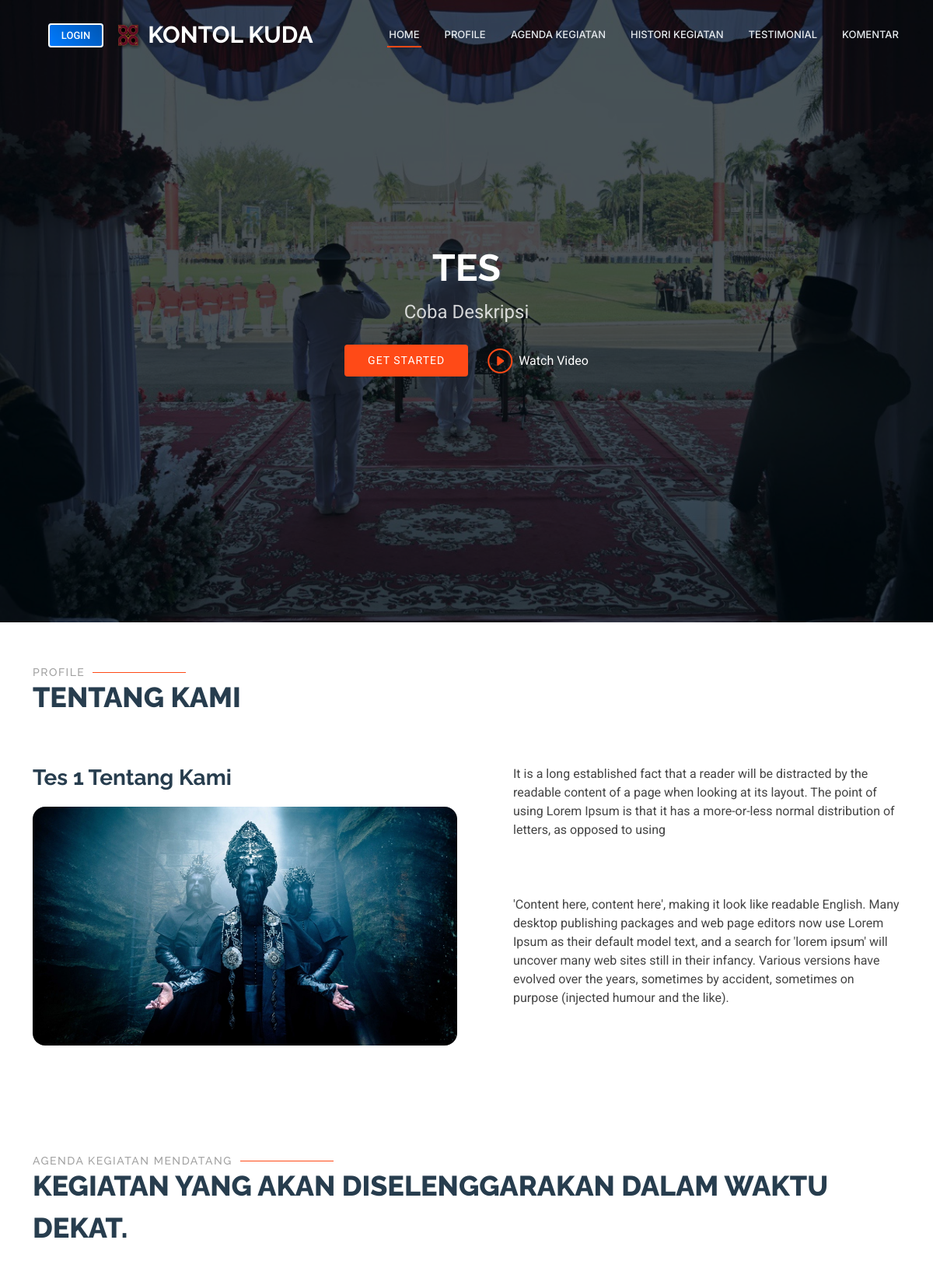
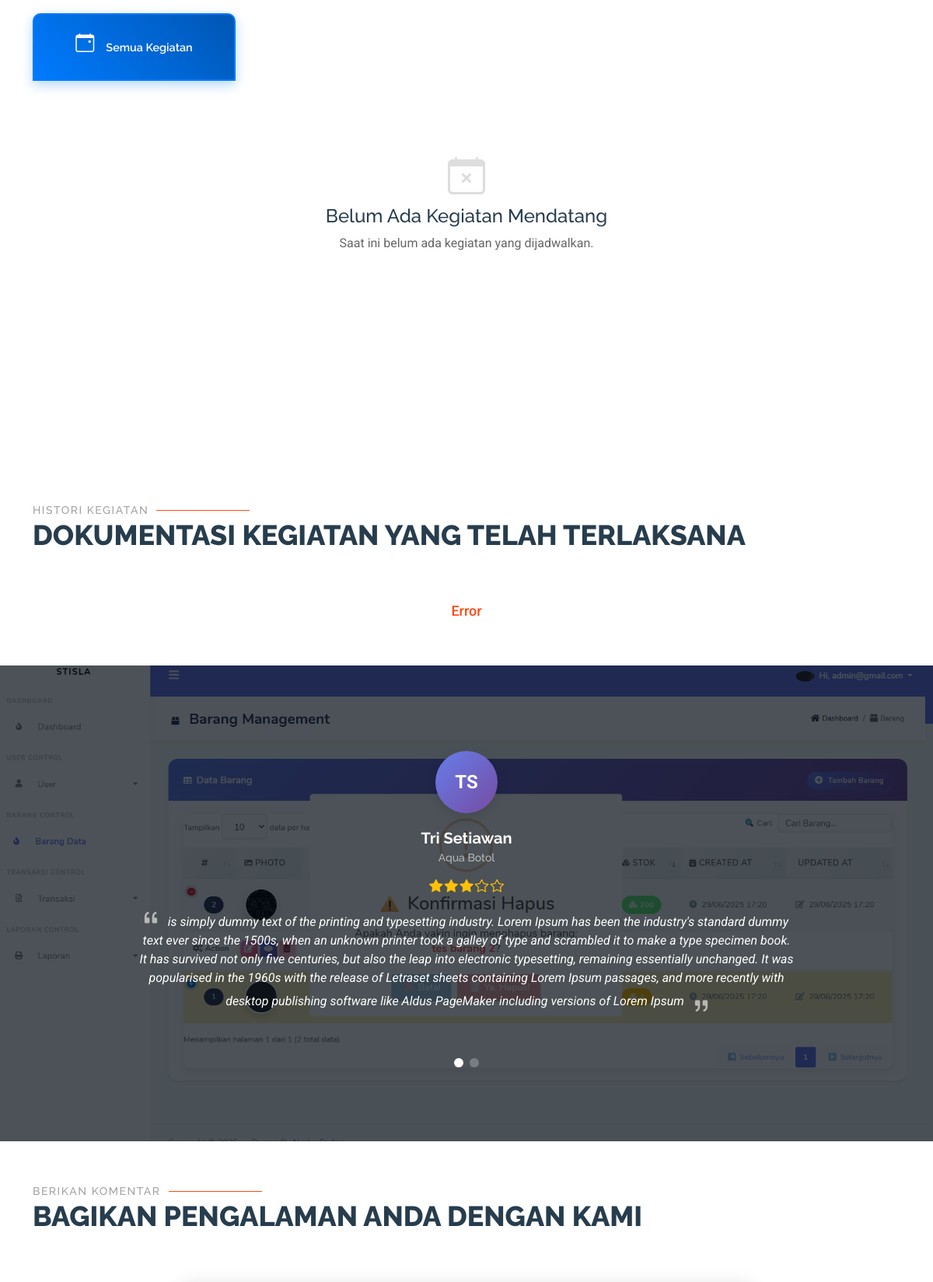
The page / (upper part) on the database its author committed (2 pictures, top to bottom).
### tables this page shows
CREATE TABLE `tb_appsetting` (
  `id_appsetting` bigint(11) NOT NULL,
  `name` varchar(255) NOT NULL,
  `logo` text DEFAULT NULL,
  `name_header` varchar(255) DEFAULT NULL,
  `description_header` varchar(255) DEFAULT NULL,
  `background_header` text DEFAULT NULL,
  `video_header` text DEFAULT NULL,
  `foto_tentang_kami` text DEFAULT NULL,
  `judul_tentang_kami` varchar(255) DEFAULT NULL,
  `deskripsi_tentang_kami` text DEFAULT NULL,
  `background_testimonial` varchar(255) DEFAULT '',
  `alamat` text DEFAULT '\'\'',
  `phone` varchar(50) DEFAULT '',
  `email` varchar(100) DEFAULT '',
  `twitter_link` varchar(255) DEFAULT '',
  `facebook_link` varchar(255) DEFAULT '',
  `instagram_link` varchar(255) DEFAULT ''
);

CREATE TABLE `tb_komentar` (
  `id_komentar` bigint(11) NOT NULL,
  `nama` varchar(255) NOT NULL,
  `instansi` varchar(255) NOT NULL,
  `rating` int(11) NOT NULL,
  `komentar` text NOT NULL,
  `isShow` enum('true','false','','') NOT NULL
);

### controller/HomeController.php (called while the page is built, shortened)
<?php
function getAppSetting($pdo)
{
    try {
        $sql = "SELECT * FROM tb_appsetting ORDER BY id_appsetting DESC LIMIT 1";
        $stmt = $pdo->prepare($sql);
        $stmt->execute();
        $result = $stmt->fetch(PDO::FETCH_ASSOC);
        return $result;
    } catch (Exception $e) {
        return [
            'id_appsetting' => 0,
            'name' => 'Sumbar Protokol INTEGRETED',
            'logo' => 'favicon.ico'
        ];
    }
}

### controller/KomentarController.php (called while the page is built, shortened)
<?php
function getTestimonials($pdo)
{
    try {
        $sql = "SELECT * FROM tb_komentar WHERE isShow = 'true' ORDER BY id_komentar DESC";
        $stmt = $pdo->prepare($sql);
        $stmt->execute();
        return $stmt->fetchAll(PDO::FETCH_ASSOC);
    } catch (Exception $e) {
        return [];
    }
}

### index.php (the view, shortened to what this page needs)
<?php
include 'db/koneksi.php';
include 'controller/HomeController.php';
include 'controller/KomentarController.php';
$appSetting = getAppSetting($pdo);
$testimonials = getTestimonials($pdo);
?>
<!DOCTYPE html>
<html lang="en">
<head>
  <link href="assets/vendor/bootstrap/css/bootstrap.min.css" rel="stylesheet">
  <link href="assets/vendor/bootstrap-icons/bootstrap-icons.css" rel="stylesheet">
  <link href="assets/vendor/aos/aos.css" rel="stylesheet">
  <link href="assets/vendor/glightbox/css/glightbox.min.css" rel="stylesheet">
  <link href="assets/vendor/swiper/swiper-bundle.min.css" rel="stylesheet">
  <link href="assets/css/main.css" rel="stylesheet">
</head>
<body class="index-page">
  <header id="header" class="header d-flex align-items-center fixed-top">
    <div class="container-fluid container-xl position-relative d-flex align-items-center">
      <a href="index.php" class="logo d-flex align-items-center me-auto">
        <?php if (!empty($appSetting['logo']) && $appSetting['logo'] !== 'favicon.ico'): ?>
          <img src="assets/img/favicon/<?php echo htmlspecialchars($appSetting['logo']); ?>" alt="Logo">
        <?php else: ?>
          <img src="assets/img/logo.png" alt="">
        <?php endif; ?>
        <h1 class="sitename"><?php echo htmlspecialchars($appSetting['name']); ?></h1>
      </a>
      <nav id="navmenu" class="navmenu">
        <ul>
          <li><a href="#hero" class="active">Home</a></li>
          <li><a href="#profile">Profile</a></li>
          <li><a href="#agenda_kegiatan">Agenda Kegiatan</a></li>
          <li><a href="#portfolio">Histori Kegiatan</a></li>
          <li><a href="#testimonials">Testimonial</a></li>
          <li><a href="#komentar">Komentar</a></li>
        </ul>
      </nav>
      <div id="loginSection">
        <a class="cta-btn login-btn" href="#" data-bs-toggle="modal" data-bs-target="#loginModal">Login</a>
      </div>
    </div>
  </header>
  <main class="main">
    <section id="hero" class="hero section dark-background">
      <img src="assets/img/appsetting/<?php echo $appSetting['background_header'] ? htmlspecialchars($appSetting['background_header']) : "-"; ?>" alt="" data-aos="fade-in">
      <div class="container d-flex flex-column align-items-center">
        <h2 data-aos="fade-up" data-aos-delay="100">
          <?php echo $appSetting['name_header'] ? htmlspecialchars($appSetting['name_header']) : "-"; ?>
        </h2>
        <p data-aos="fade-up" data-aos-delay="200">
          <?php echo $appSetting['description_header'] ? htmlspecialchars($appSetting['description_header']) : "-"; ?>
        </p>
        <div class="d-flex mt-4" data-aos="fade-up" data-aos-delay="300">
          <a href="#profile" class="btn-get-started">Get Started</a>
          <?php if (!empty($appSetting['video_header']) && $appSetting['video_header'] !== '-'): ?>
            <a href="assets/img/appsetting/<?php echo htmlspecialchars($appSetting['video_header']); ?>"
              class="glightbox btn-watch-video d-flex align-items-center"
              data-type="video">
              <i class="bi bi-play-circle"></i><span>Watch Video</span>
            </a>
          <?php else: ?>
            <a href="#profile" class="btn-watch-video d-flex align-items-center">
              <i class="bi bi-info-circle"></i><span>Learn More</span>
            </a>
          <?php endif; ?>
        </div>
      </div>
    </section>
    <section id="profile" class="about section">
      <div class="container section-title" data-aos="fade-up">
        <h2>Profile</h2>
        <p>Tentang Kami</p>
      </div>
      <div class="container">
        <div class="row gy-4">
          <div class="col-lg-6" data-aos="fade-up" data-aos-delay="100">
            <?php if (!empty($appSetting['judul_tentang_kami'])): ?>
              <h3><?php echo htmlspecialchars($appSetting['judul_tentang_kami']); ?></h3>
            <?php else: ?>
              <h3>Voluptatem dignissimos provident laboris nisi ut aliquip ex ea commodo</h3>
            <?php endif; ?>
            <?php if (!empty($appSetting['foto_tentang_kami'])): ?>
              <img src="assets/img/appsetting/<?php echo htmlspecialchars($appSetting['foto_tentang_kami']); ?>" class="img-fluid rounded-4 mb-4" alt="Tentang Kami">
            <?php else: ?>
              <img src="assets/img/about.jpg" class="img-fluid rounded-4 mb-4" alt="">
            <?php endif; ?>
          </div>
          <div class="col-lg-6" data-aos="fade-up" data-aos-delay="250">
            <div class="content ps-0 ps-lg-5">
              <?php if (!empty($appSetting['deskripsi_tentang_kami'])): ?>
                <p><?php echo nl2br(htmlspecialchars($appSetting['deskripsi_tentang_kami'])); ?></p>
              <?php endif; ?>
            </div>
          </div>
        </div>
      </div>
    </section>
    <section id="agenda_kegiatan" class="features section">
      <div class="container section-title" data-aos="fade-up">
        <h2>Agenda Kegiatan Mendatang</h2>
        <p>Kegiatan yang akan diselenggarakan dalam waktu dekat.</p>
      </div>
      <div class="container">
        <ul class="nav nav-tabs row d-flex" data-aos="fade-up" data-aos-delay="100" id="kegiatanTabs">
          <li class="nav-item col-3">
            <a class="nav-link active show" data-bs-toggle="tab" data-bs-target="#kegiatan-tab-1">
              <i class="bi bi-calendar-event"></i>
              <h4 class="d-none d-lg-block">Semua Kegiatan</h4>
            </a>
          </li>
        </ul>
        <div class="tab-content" data-aos="fade-up" data-aos-delay="200" id="kegiatanTabContent">
          <div class="tab-pane fade active show" id="kegiatan-tab-1">
            <div class="row" id="kegiatanContainer">
            </div>
          </div>
        </div>
      </div>
    </section>
    <section id="portfolio" class="portfolio section">
      <div class="container section-title" data-aos="fade-up">
        <h2>Histori Kegiatan</h2>
        <p>Dokumentasi kegiatan yang telah terlaksana</p>
      </div>
      <div class="container">
        <div class="isotope-layout" data-default-filter="*" data-layout="masonry" data-sort="original-order">
          <ul class="portfolio-filters isotope-filters" data-aos="fade-up" data-aos-delay="100">
          </ul>
        </div>
      </div>
    </section>
    <section id="testimonials" class="testimonials section dark-background">
      <?php if (!empty($appSetting['background_testimonial'])): ?>
        <img src="assets/img/appsetting/<?php echo htmlspecialchars($appSetting['background_testimonial']); ?>" class="testimonials-bg" alt="">
      <?php else: ?>
        <img src="assets/img/testimonials-bg.jpg" class="testimonials-bg" alt="">
      <?php endif; ?>
      <div class="container" data-aos="fade-up" data-aos-delay="100">
        <div class="swiper init-swiper">
          <div class="swiper-wrapper">
            <?php if (!empty($testimonials)): ?>
              <?php foreach ($testimonials as $testimonial): ?>
                <div class="swiper-slide">
                  <div class="testimonial-item">
                    <div class="profile-avatar">
                      <?php
                      $initials = '';
                      $nameParts = explode(' ', $testimonial['nama']);
                      foreach ($nameParts as $part) {
                        $initials .= strtoupper(substr($part, 0, 1));
                      }
                      $initials = substr($initials, 0, 2);
                      ?>
                      <div class="avatar-placeholder">
                        <?php echo $initials; ?>
                      </div>
                    </div>
                    <h3><?php echo htmlspecialchars($testimonial['nama']); ?></h3>
                    <h4><?php echo htmlspecialchars($testimonial['instansi']); ?></h4>
                    <div class="stars">
                      <?php
                      $rating = (int)$testimonial['rating'];
                      for ($i = 1; $i <= 5; $i++) {
                        if ($i <= $rating) {
                          echo '<i class="bi bi-star-fill"></i>';
                        } else {
                          echo '<i class="bi bi-star"></i>';
                        }
                      }
                      ?>
                    </div>
                    <p>
                      <i class="bi bi-quote quote-icon-left"></i>
                      <span><?php echo htmlspecialchars($testimonial['komentar']); ?></span>
                      <i class="bi bi-quote quote-icon-right"></i>
                    </p>
                  </div>
                </div>
              <?php endforeach; ?>
            <?php endif; ?>
          </div>
          <div class="swiper-pagination"></div>
        </div>
      </div>
    </section>
    <section id="komentar" class="contact section">
      <div class="container section-title" data-aos="fade-up">
        <h2>Berikan Komentar</h2>
        <p>Bagikan pengalaman Anda dengan kami</p>
      </div>
    </section>
  </main>
</body>
</html>

### index.php (style rules this page uses)
.login-btn { background: linear-gradient(45deg, #007bff, #0056b3); border: none; border-radius: 25px; padding: 8px 20px; color: white; font-weight: 500; transition: all 0.3s ease; }
.nav-tabs { border-bottom: 2px solid #e9ecef; margin-bottom: 30px; }
.nav-tabs .nav-item { margin-bottom: -2px; }
.nav-tabs .nav-link { background: transparent; border: 2px solid transparent; border-radius: 10px 10px 0 0; color: #6c757d; font-weight: 500; padding: 20px 15px; text-align: center; transition: all 0.3s ease; position: relative; overflow: hidden; }
.nav-tabs .nav-link.active { background: linear-gradient(45deg, #007bff, #0056b3); border-color: #007bff; color: white; box-shadow: 0 5px 15px rgba(0, 123, 255, 0.3); }
.nav-tabs .nav-link.active::after { content: ''; position: absolute; bottom: -2px; left: 0; right: 0; height: 2px; background: linear-gradient(45deg, #007bff, #0056b3); }
.nav-tabs .nav-link i { font-size: 1.5rem; margin-bottom: 8px; display: block; }
.nav-tabs .nav-link h4 { font-size: 0.9rem; margin: 0; font-weight: 600; }
.tab-content { min-height: 400px; }
.tab-pane { padding: 20px 0; }
.tab-pane.fade { opacity: 0; transform: translateY(20px); transition: opacity 0.3s ease, transform 0.3s ease; }
.tab-pane.fade.show { opacity: 1; transform: translateY(0); }
.profile-avatar { margin-bottom: 20px; }
.avatar-placeholder { width: 80px; height: 80px; border-radius: 50%; background: linear-gradient(135deg, #667eea 0%, #764ba2 100%); color: white; display: flex; align-items: center; justify-content: center; font-size: 1.5rem; font-weight: bold; margin: 0 auto 20px; box-shadow: 0 4px 15px rgba(0, 0, 0, 0.1); }
.testimonial-item { text-align: center; padding: 30px; }
.testimonial-item .stars { margin-bottom: 20px; }
.testimonial-item .stars i { color: #ffc107; font-size: 1.1rem; margin: 0 2px; }

### rows shown on the page
tb_appsetting: logo (picture), name "KONTOL KUDA", background_header (picture), name_header "TES", description_header "Coba Deskripsi", judul_tentang_kami "Tes 1 Tentang Kami", foto_tentang_kami (picture), deskripsi_tentang_kami "It is a long established fact that a reader will be distracted by the readable content of a page when looking at its layout. The point of using Lorem Ipsum is that it has a more-or-less normal distribution of letters, as opposed to using 'Content here, content here', making it look like readable English. Many desktop publishing packages and web page editors now use Lorem Ipsum as their default model text, and a search for 'lorem ipsum' will uncover many web sites still in their infancy. Various versions have evolved over the years, sometimes by accident, sometimes on purpose (injected humour and the like).", background_testimonial (picture)
tb_komentar: initials "TS", nama "Tri Setiawan", instansi "Aqua Botol", rating 3 (drawn), komentar "is simply dummy text of the printing and typesetting industry. Lorem Ipsum has been the industry's standard dummy text ever since the 1500s, when an unknown printer took a galley of type and scrambled it to make a type specimen book. It has survived not only five centuries, but also the leap into electronic typesetting, remaining essentially unchanged. It was popularised in the 1960s with the release of Letraset sheets containing Lorem Ipsum passages, and more recently with desktop publishing software like Aldus PageMaker including versions of Lorem Ipsum"
